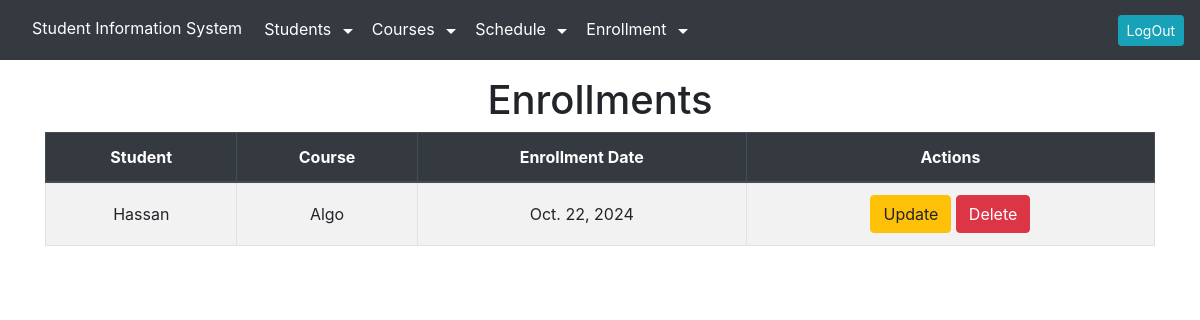
Page /enrollmentlist/ (signed in) on the committed database.
### sis_app/models.py (models this page shows, shortened)
class Enrollment(models.Model):
    student = models.ForeignKey(Student, on_delete=models.CASCADE)
    course = models.ForeignKey(Course, on_delete=models.CASCADE)
    enrollment_date = models.DateField()

class Student(models.Model):
    id = models.AutoField(primary_key=True)
    name = models.CharField(max_length=100)
    email = models.EmailField(unique=True)
    date_of_birth = models.DateField()
    program_enrolled = models.CharField(max_length=100)

class Course(models.Model):
    id = models.AutoField(primary_key=True)
    name = models.CharField(max_length=100)
    instructor = models.CharField(max_length=100)
    credits = models.IntegerField()

### sis_app/views.py (the view)
# urls.py: path('enrollmentlist/', views.enrollment_read_view, name='enrollment_list'),
@login_required
def enrollment_read_view(request):
    enrollments = Enrollment.objects.all()
    return render(request, 'enrollment_list.html', {'enrollments': enrollments})

### sis_app/templates/enrollment_list.html (shortened to what this page needs)
{% extends "layout.html" %}
{% block content %}
<h1 class="text-center">Enrollments</h1>
<table class="table table-bordered table-striped text-center">
    <thead class="thead-dark">
        <tr>
            <th>Student</th>
            <th>Course</th>
            <th>Enrollment Date</th>
            <th>Actions</th>
        </tr>
    </thead>
    <tbody>
        {% for enrollment in enrollments %}
        <tr>
            <td>{{enrollment.student.name}}</td>
            <td>{{enrollment.course.name}}</td>
            <td>{{enrollment.enrollment_date}}</td>
            <td>
                <a href="{%url 'enrollment_update' enrollment.id%}" class="btn btn-warning">Update</a>
                <a href="{%url 'enrollment_delete' enrollment.id%}" class="btn btn-danger">Delete</a>
            </td>
        </tr>
        {% endfor %}
    </tbody>
</table>
{% endblock %}

### sis_app/templates/layout.html (style rules this page uses)
body { padding-top: 56px; }
.table th, .table td { vertical-align: middle; }

### rows in the picture
Enrollment: student.name "Hassan", course.name "Algo", enrollment_date "Oct. 22, 2024"
